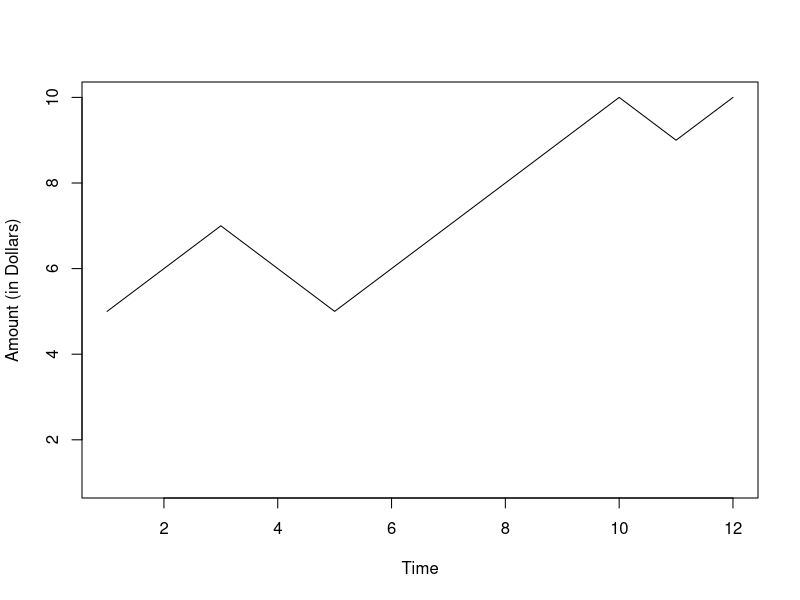
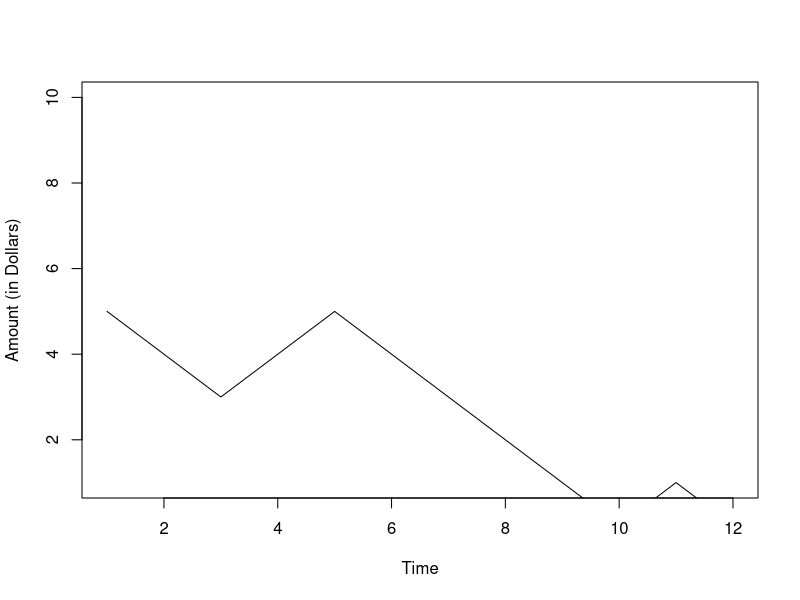

Recreate these plots in R, in order.
rm(list=ls()) 

a <- rbinom(100,1,0.8)
m <- 5
M <- 10
steps = NULL
steps[1] <- 5
i <- 1
j<-2
while (TRUE){
  if(a[i] == 1){
    if(steps[j-1]+1 <= 10){
      steps[j] = steps[j-1]+1
    }
    else{
      break
    }
  }
  else{
    if(steps[j-1]-1 >= 0){
      steps[j] = steps[j-1]-1
    }
    else{
      break
    }
  }
  j <- j+1
  i <- i+1
}
plot(steps, type='l',lty = 1,ylim = c(1,10),ylab = "Amount (in Dollars)",xlab = "Time")

steps = NULL
steps[1] <- 5
i <- 1
j<-2
while (TRUE){
  if(a[i] == 0){
    if(steps[j-1]+1 <= 10){
      steps[j] = steps[j-1]+1
    }
    else{
      break
    }
  }
  else{
    if(steps[j-1]-1 >= 0){
      steps[j] = steps[j-1]-1
    }
    else{
      break
    }
  }
  j <- j+1
  i <- i+1
}
plot(steps, type='l',lty = 1,ylim = c(1,10),ylab = "Amount (in Dollars)",xlab = "Time")

